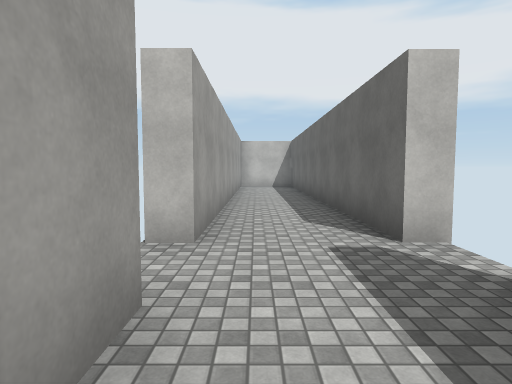
view 1 (above)

18 first-person views from a walk through a Unity game level. The camera is 1.5 m above the floor, tilts 4° down and sees 75° across. The floor is counted in squares, 2 m on a side. Each view is taken from the middle of a square. On the plan, view 1 faces up. The plan holds only what a view shows up to about 11 squares ahead; the rest is blank. The place goes on beyond the plan. Surface patterns are stand-ins for the level's own textures.

view 2
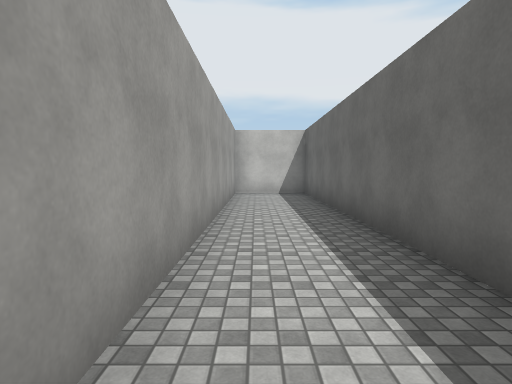

view 3
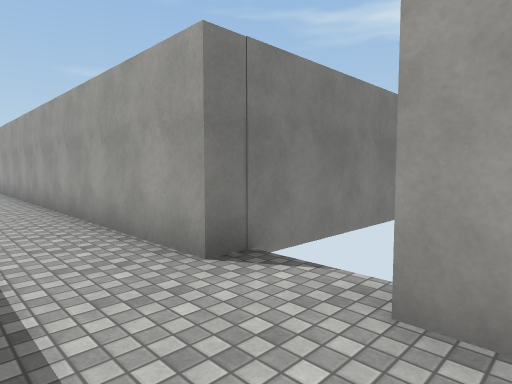

view 4
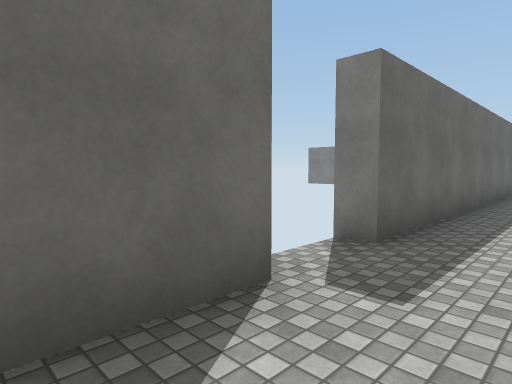

view 5
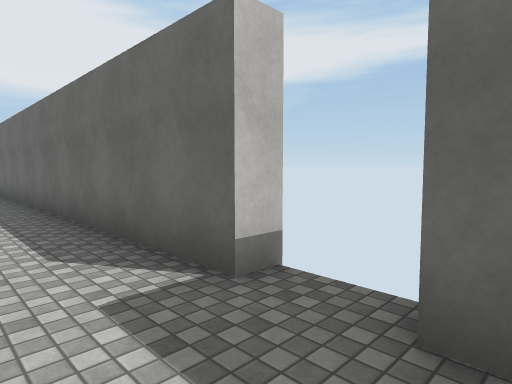

view 6
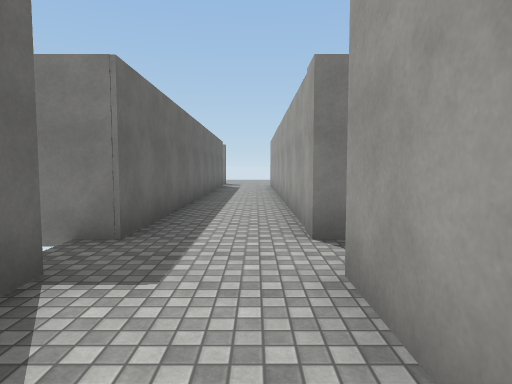

view 7
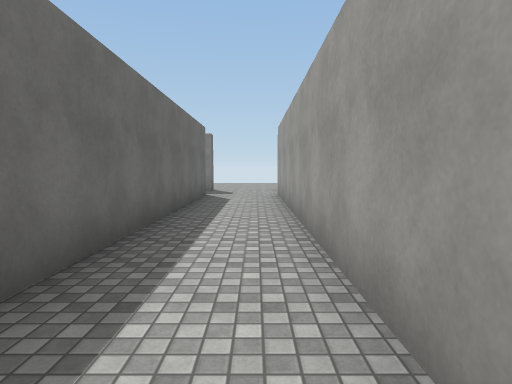

view 8
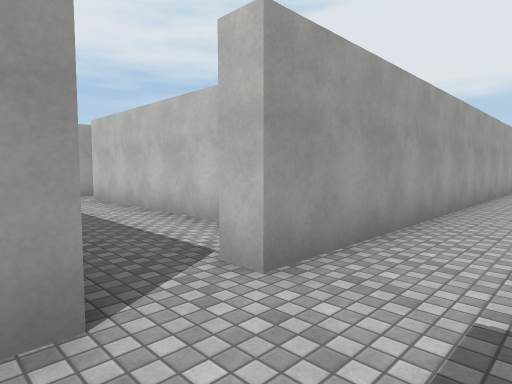

view 9
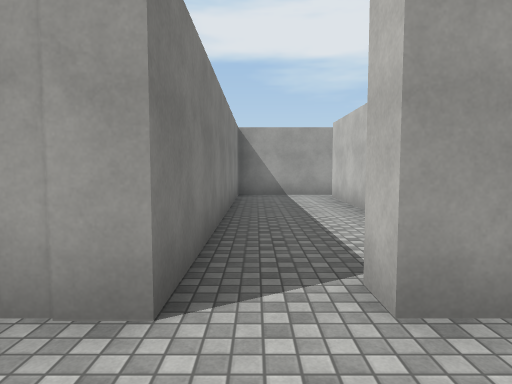

view 10
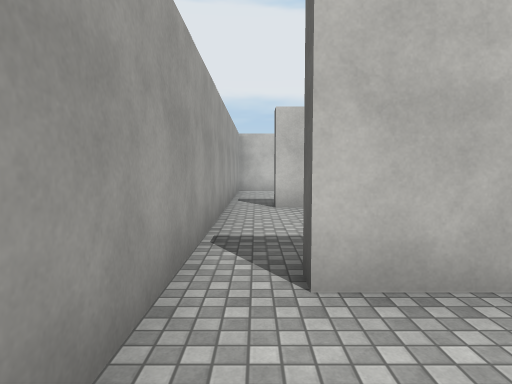

view 11
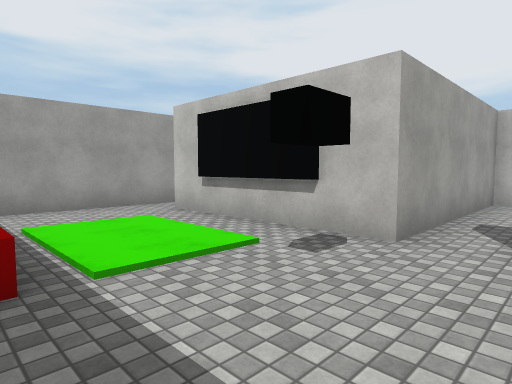

view 12
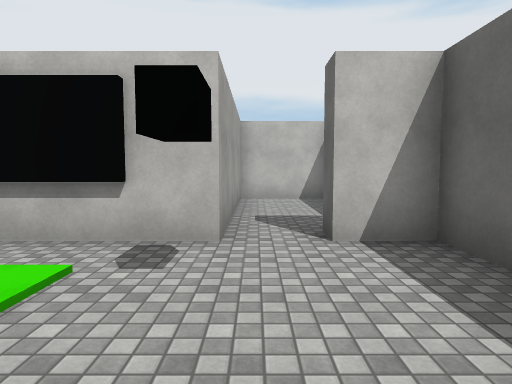

view 13
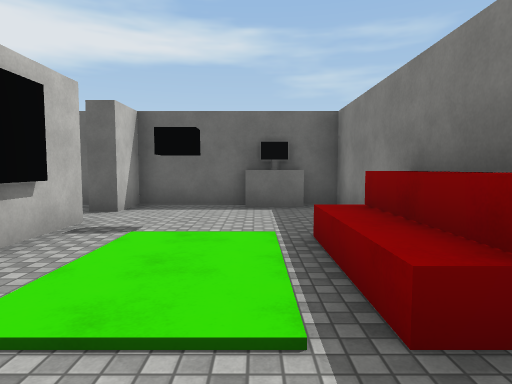

view 14
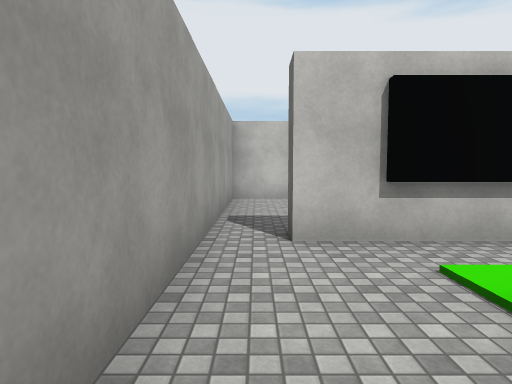

view 15
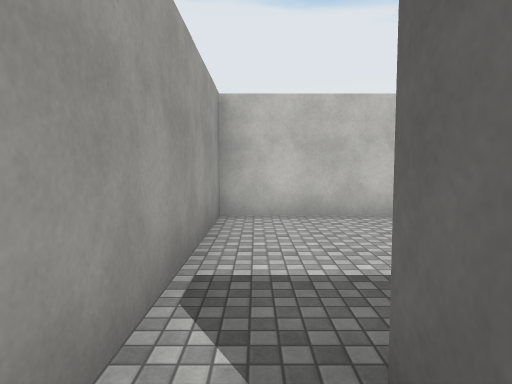

view 16
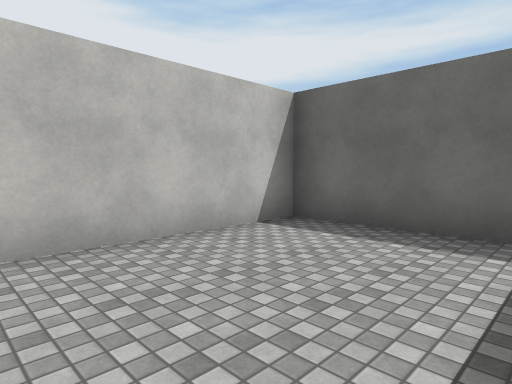

view 17
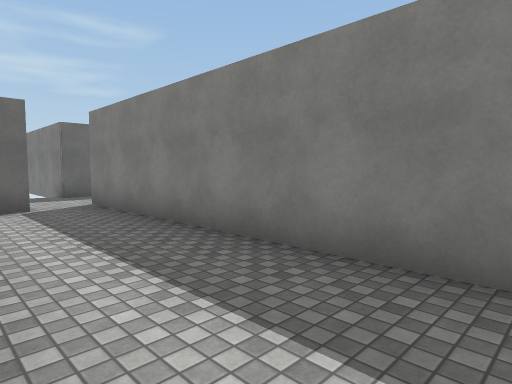

view 18
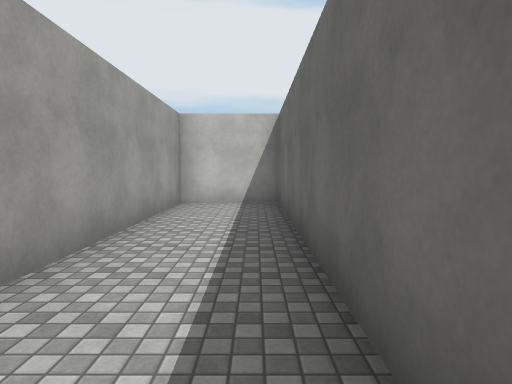

### Floor plan
Points are (right, up) in squares from view 1. A wall is a line through its corners. A room is listed if a view was taken in it or the views show most of it. See-through windows are left out.
Room 1 (views 1, 2, 3, 4, 5, 6, 7, 8, 9, 18)
walls: (-1.1, -6.5) (-1.1, -5.5); (1.5, -9.3) (1.5, 1.8); (1.5, 3.3) (1.5, 14.2) (-0.6, 14.2) (-0.6, 3.3) (-1.1, 3.3); (-4.5, 1.8) (-0.6, 1.8) (-0.6, -9.3); (-0.6, -10.5) (-0.6, -20.4); (1.5, -20.5) (1.5, -10.5)
ways out: opening at (0, -10) to room 2; gap at (2, -9); gap at (2, 2)
Room 2 (view 10)
walls: (-2.6, -8) (-7.6, -8); (-8.6, -8.5) (-8.6, -10.5) (-0.6, -10.5); (-0.6, -9.3) (-1.1, -9.3) (-1.1, -8.9)
ways out: opening at (0, -10) to room 1; opening at (-8, -8) to room 3
Room 3 (views 11, 12, 13, 14, 15, 17)
walls: (-6.5, -7.2) (-4.2, -7.2); (-5.9, -7.7) (-1.1, -7.7) (-1.1, -6.5); (-3.4, -3.6) (-7.6, -3.6); (-7.6, -8) (-7.6, -7.6); (-1.1, -5.5) (-1.1, -3.6) (-2.2, -3.6); (-8.6, -3.6) (-8.6, -8.5)
low walls: (-6.7, -7.1) (-6.7, -6.6) (-4.2, -6.6)
ways out: opening at (-8, -8) to room 2; opening at (-8, -3) to room 4; opening at (-3, -3) to room 5
Room 4 (view 16)
walls: (-7.6, -3.6) (-7.6, -3); (-3.9, -1.5) (-3.9, 1.3) (-8.6, 1.3) (-8.6, -3.6)
ways out: opening at (-8, -3) to room 3
Room 5 (no view inside)
walls: (-2.2, -3.6) (-2.2, -3); (-1.2, 1.3) (-3.4, 1.3) (-3.4, -3.6)
ways out: opening at (-3, -3) to room 3

Positions as (right, up) in squares from view 1, and headings:
1: (0, 0), facing up
2: (0, 4), facing up
3: (1, 4), facing down-left
4: (0, 5), facing down-right
5: (0, -11), facing up-right
6: (0, -7), facing down
7: (0, -12), facing down
8: (1, -11), facing up-left
9: (1, -10), facing left
10: (-8, -10), facing up
11: (-2, -7), facing up-left
12: (-3, -7), facing up
13: (-8, -6), facing right
14: (-8, -7), facing up
15: (-8, -4), facing up
16: (-8, -2), facing up-right
17: (-8, -8), facing down-right
18: (1, 7), facing up
